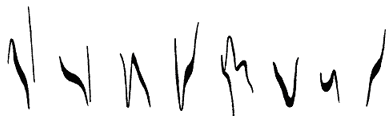
%> input picture fig2.png, 389 x 116 px
$ octave imglistener.m   (GNU Octave 9; MATLAB toolbox functions it lacks are replaced by stand-ins)
%> lines starting %> are read from the running program, lines starting %| are printed output that depends on the picture
### myistft.m
%%%%%%%%%%%%%%%%%%%%%%%%%%%%%%%%%%%%%%%%%%%%%%%%%%%%%%%%
%          Inverse Short-Time Fourier Transform        %
%               with MATLAB Implementation             %
%                                                      %
% Author: M.Sc. Eng. Hristo Zhivomirov       12/26/13  %
%%%%%%%%%%%%%%%%%%%%%%%%%%%%%%%%%%%%%%%%%%%%%%%%%%%%%%%%

function [x, t] = istft(stft, h, nfft, fs)

% function: [x, t] = myistftfun(stft, wlen, h, wlen)
% stft - STFT matrix (time across columns, freq across rows)
% h - hop size
% nfft - number of FFT points
% fs - sampling frequency, Hz
% x - signal in the time domain
% t - time vector, s

% estimate the length of the signal
coln = size(stft, 2);
xlen = nfft + (coln-1)*h;
x = zeros(1, xlen);

% form a periodic hamming window
win = hamming(nfft, 'periodic');

% perform IFFT and weighted-OLA
if rem(nfft, 2)                     % odd nfft excludes Nyquist point
    for b = 0:h:(h*(coln-1))
        % extract FFT points
        X = stft(:, 1 + b/h);
        X = [X; conj(X(end:-1:2))];

        % IFFT
        xprim = real(ifft(X));

        % weighted-OLA
        x((b+1):(b+nfft)) = x((b+1):(b+nfft)) + (xprim.*win)';
    end
else                                % even nfft includes Nyquist point
    for b = 0:h:(h*(coln-1))
        % extract FFT points
        X = stft(:, 1+b/h);
        X = [X; conj(X(end-1:-1:2))];

        % IFFT
        xprim = real(ifft(X));

        % weighted-OLA
        x((b+1):(b+nfft)) = x((b+1):(b+nfft)) + (xprim.*win)';
    end
end

W0 = sum(win.^2);                   % find W0
x = x.*h/W0;                        % scale the weighted-OLA

% calculate the time vector
actxlen = length(x);                % find actual length of the signal
t = (0:actxlen-1)/fs;               % generate time vector

end

### mystft.m
%%%%%%%%%%%%%%%%%%%%%%%%%%%%%%%%%%%%%%%%%%%%%%%%%%%%%%%%
%              Short-Time Fourier Transform            %
%               with MATLAB Implementation             %
%                                                      %
% Author: M.Sc. Eng. Hristo Zhivomirov       12/21/13  %
%%%%%%%%%%%%%%%%%%%%%%%%%%%%%%%%%%%%%%%%%%%%%%%%%%%%%%%%

function [stft, f, t] = mystft(x, wlen, h, nfft, fs)

% function: [stft, t, f] = mystftfun(x, fs, wlen, h, nfft)
% x - signal in the time domain
% wlen - length of the hamming window
% h - hop size
% nfft - number of FFT points
% fs - sampling frequency, Hz
% f - frequency vector, Hz
% t - time vector, s
% stft - STFT matrix (time across columns, freq across rows)

% represent x as column-vector if it is not
if size(x,2) > 1
    x = x';
end

% length of the signal
xlen = length(x);

% form a periodic hamming window
win = hamming(wlen, 'periodic');

% form the stft matrix
rown = ceil((1+nfft)/2);            % calculate the total number of rows
coln = 1+fix((xlen-wlen)/h);        % calculate the total number of columns
stft = zeros(rown, coln);           % form the stft matrix

% initialize the indexes
indx = 0;
col = 1;

% perform STFT
while indx + wlen <= xlen
    % windowing
    xw = x(indx+1:indx+wlen).*win;

    % FFT
    X = fft(xw, nfft);

    % update the stft matrix
    stft(:,col) = X(1:(rown));

    % update the indexes
    indx = indx + h;
    col = col + 1;
end

% calculate the time and frequency vectors
t = (wlen/2:h:xlen-wlen/2-1)/fs;
f = (0:rown-1)*fs/nfft;

end

### imglistener.m
% Import Image
img = imread('fig2.png');
%> img is the input picture: size 116x389x3 uint8; mean R, G, B 240.5, 240.5, 240.5
img = double(rgb2gray(img));
%> img: size 116x389 double
img = ones(size(img))*255 - double(img);
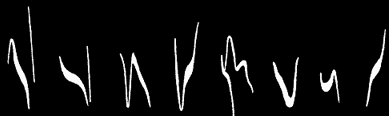
%> img: size 116x389 double; min 0, max 255, mean 14.5

% Fuzzy Filter
h=fspecial('average');
img =filter2(h,img); img =filter2(h,img);
%> after `img =filter2(h,img)`:
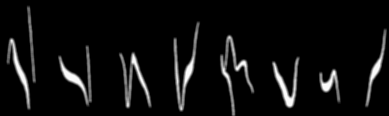
%> img: size 116x389 double; min 0, max 253.7, mean 14.5
%> after `img =filter2(h,img)`:
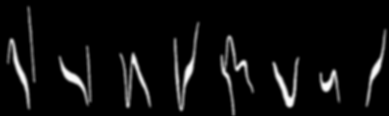
%> img: size 116x389 double; min 0, max 251.7, mean 14.5

% Define Parameters
nfft = 256;
ovlp = 99;
hop = round(nfft*ovlp/100);
fs = 11025;
durree = 2; % sec

% Modify Img to make it compatible with istft
iheight = (nfft / 2) + 1;
iweight = round(durree*fs/hop);
img = imresize(img, [iheight, iweight]);
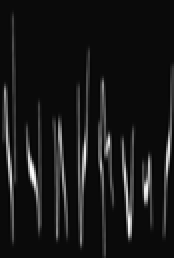
%> img: size 129x87 double (shown 2 times larger); min -11.33, max 258.7, mean 14.5; drawn with min black and max white

% Estimate phase
% (later)

% Convert into audio signal
[x, t] = myistft(img, hop, nfft, fs);
%> in istft, `actxlen = length(x);`: actxlen = 22014

[S, F, T] = mystft(x, nfft, hop, nfft, fs);
%> after the loop in mystft, `while indx + wlen <= xlen`: col = 88; indx = 22011
%> F = 129 values from 0 to 5512.5; T = 86 values from 0.0116 to 1.96

% Plot
imagesc(T,F,abs(S)); set(gca,'YDir','normal')
%> after `set(gca,'YDir','normal')`:
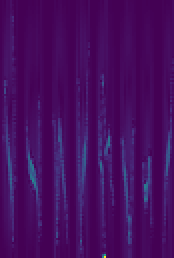
%> displayed picture: size 129x87x3, on the screen's scale of 0 to 255 (shown 2 times larger); mean R, G, B 69.4, 12.5, 94.6

wavwrite(x,fs,'myfirstsound.wav');
%> (this line was passed over: wavwrite is not available in this run)
%%

% Read .wav file
%> (the run ends here)
